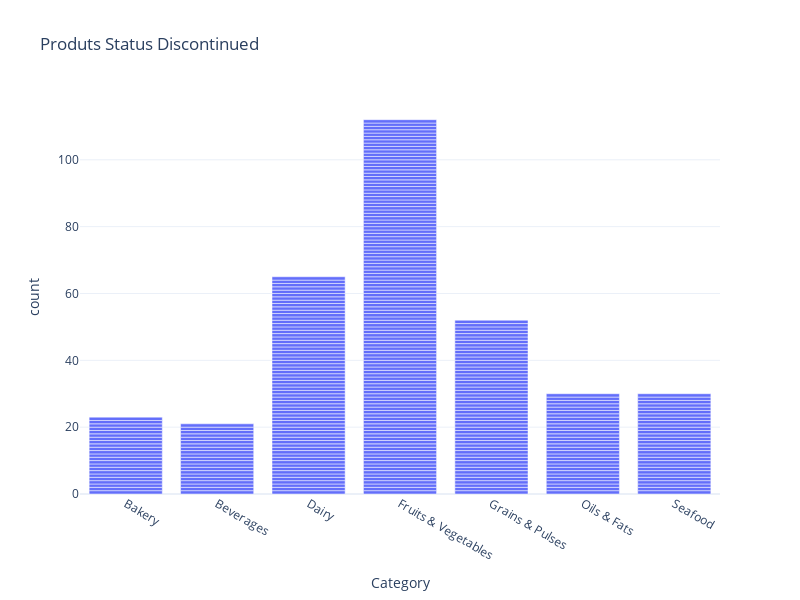

The notebook cell this image was saved under:
### Code cell
fig = px.bar(df.query('Status == "Discontinued"').sort_values(by='Category'), 'Category', title='Produts Status Discontinued')
fig.show()

### Figure 1 — Plotly figure (JSON) as saved in the notebook; plotly's stock layout.template omitted (floating-point values rounded to 4 significant figures; data arrays with more than 128 entries replaced by an {"elided": "..."} marker saying what was removed)
{"data": [{"hovertemplate": "Category=%{x}<br>count=%{y}<extra></extra>", "legendgroup": "", "marker": {"color": "#636efa", "pattern": {"shape": ""}}, "name": "", "orientation": "v", "showlegend": false, "textposition": "auto", "type": "bar", "x": {"elided": "333 str values"}, "xaxis": "x", "y": {"elided": "333 int values"}, "yaxis": "y"}], "layout": {"barmode": "relative", "height": 600, "legend": {"tracegroupgap": 0}, "title": {"text": "Produts Status Discontinued"}, "width": 800, "xaxis": {"anchor": "y", "domain": [0, 1], "title": {"text": "Category"}}, "yaxis": {"anchor": "x", "domain": [0, 1], "title": {"text": "count"}}}}
